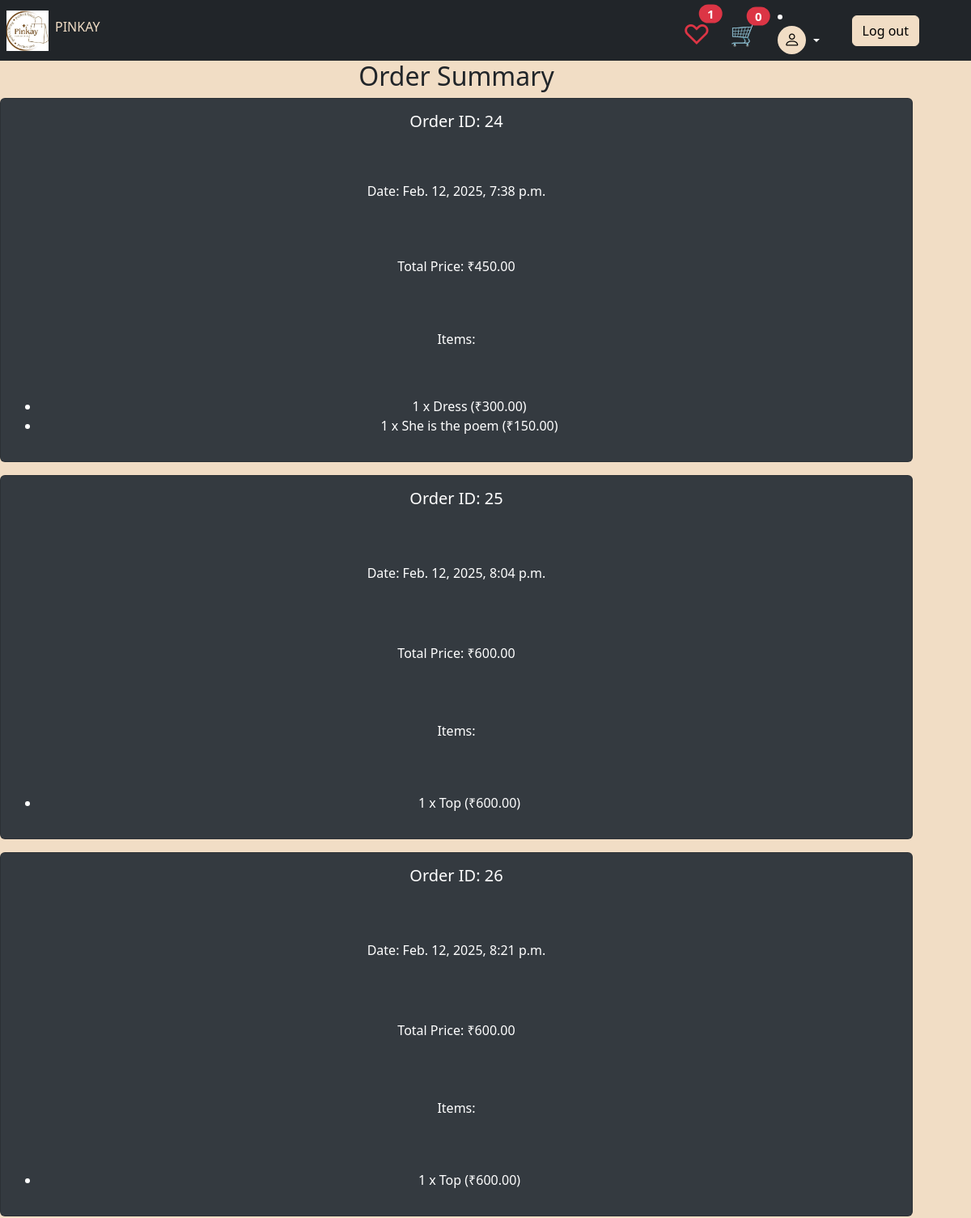
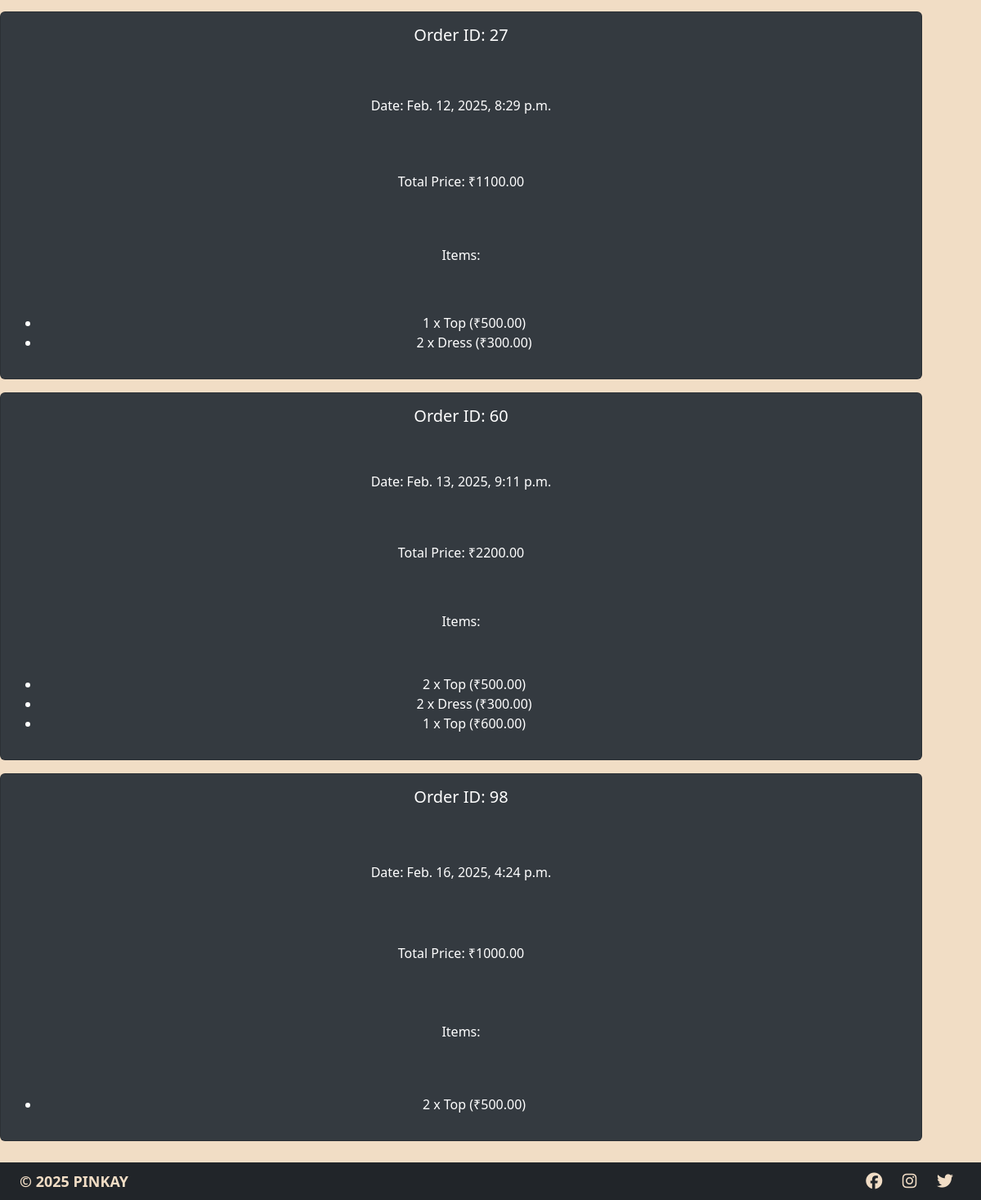
Page /order-summary/ (signed in) on the committed database (2 pictures, top to bottom).
### Home/models.py (models this page shows, shortened)
class Order(models.Model):
    user = models.ForeignKey(User, on_delete=models.CASCADE)
    total_price = models.DecimalField(max_digits=10, decimal_places=2)
    created_at = models.DateTimeField(auto_now_add=True)

class OrderItem(models.Model):
    order = models.ForeignKey(Order, on_delete=models.CASCADE, related_name='order_items')
    product = models.ForeignKey(Product, on_delete=models.CASCADE)
    quantity = models.PositiveIntegerField()
    price = models.DecimalField(max_digits=10, decimal_places=2)

class Product(models.Model):
    name = models.CharField(max_length=200)
    category = models.ForeignKey(Categorys, on_delete=models.CASCADE, related_name='products')
    description = models.TextField(blank=True, null=True)
    price = models.DecimalField(max_digits=10, decimal_places=2)
    image = models.ImageField(upload_to='products/', null=True, blank=True)
    created_at = models.DateTimeField(auto_now_add=True)
    average_rating = models.FloatField(default=0)

### Home/views.py (the view)
# urls.py: path('order-summary/', order_summary, name='order_summary'),
def order_summary(request):
    if not request.user.is_authenticated:
        return redirect('login')
    orders = Order.objects.filter(user=request.user).prefetch_related('order_items__product')  # Fetch orders & items
    return render(request, 'order_summary.html', {'orders': orders})

### Home/context_processors.py (called while the page is built)
def cart_context(request):
    cart_count = Cart.total_items(request.user) if request.user.is_authenticated else 0
    wishlist_count = Wishlist.get_wishlist(request.user).total_items() if request.user.is_authenticated else 0
    return {
        'cart_count': cart_count,
        'wishlist_count': wishlist_count
    }

### Home/models.py (called while the page is built)
    @staticmethod
    def total_items(user):
        return Cart.objects.filter(user=user).count()

    def total_items(self):
        return self.products.count()

    @staticmethod
    def get_wishlist(user):
        wishlist, created = Wishlist.objects.get_or_create(user=user)
        return wishlist

### Home/templates/order_summary.html
{% extends 'base.html' %}
{% block content %}
    <h2 class="text-center">Order Summary</h2>
    {% if orders %}
        {% for order in orders %}
            <div class="card mb-3">
                <div class="card-body">
                    <h5 class="card-title">Order ID: {{ order.id }}</h5>
                    <p class="card-text">Date: {{ order.created_at }}</p>
                    <p class="card-text">Total Price: ₹{{ order.total_price }}</p>
                    <h6>Items:</h6>
                    <ul>
                        {% for item in order.order_items.all %}
                            <li>{{ item.quantity }} x {{ item.product.name }} (₹{{ item.price }})</li>
                        {% endfor %}
                    </ul>
                </div>
            </div>
        {% endfor %}
    {% else %}
        <p>No previous orders found.</p>
    {% endif %}
{% endblock %}

### Home/static/styles/style1.css (style rules this page uses)
body { background-color: #f1ddc5; }
.card { background-color: #343a40; color: white; width: 100%; height: 450px; display: flex; flex-direction: column; justify-content: space-between; }
.card-body { display: flex; flex-direction: column; justify-content: space-between; text-align: center; }
.card-title { color: white; }
html, body { height: 100%; margin: 0; }

### rows in the picture
Order: id "24", created_at "Feb. 12, 2025, 7:38 p.m.", total_price "450.00"
OrderItem: quantity "1", product.name "Dress", price "300.00"
OrderItem: quantity "1", product.name "She is the poem", price "150.00"
Order: id "25", created_at "Feb. 12, 2025, 8:04 p.m.", total_price "600.00"
OrderItem: quantity "1", product.name "Top", price "600.00"
Order: id "26", created_at "Feb. 12, 2025, 8:21 p.m.", total_price "600.00"
OrderItem: quantity "1", product.name "Top", price "600.00"
Order: id "27", created_at "Feb. 12, 2025, 8:29 p.m.", total_price "1100.00"
OrderItem: quantity "1", product.name "Top", price "500.00"
OrderItem: quantity "2", product.name "Dress", price "300.00"
Order: id "60", created_at "Feb. 13, 2025, 9:11 p.m.", total_price "2200.00"
OrderItem: quantity "2", product.name "Top", price "500.00"
OrderItem: quantity "2", product.name "Dress", price "300.00"
OrderItem: quantity "1", product.name "Top", price "600.00"
Order: id "98", created_at "Feb. 16, 2025, 4:24 p.m.", total_price "1000.00"
OrderItem: quantity "2", product.name "Top", price "500.00"

### other values in the picture
{{ wishlist_count }} "1"
{{ cart_count }} "0"
